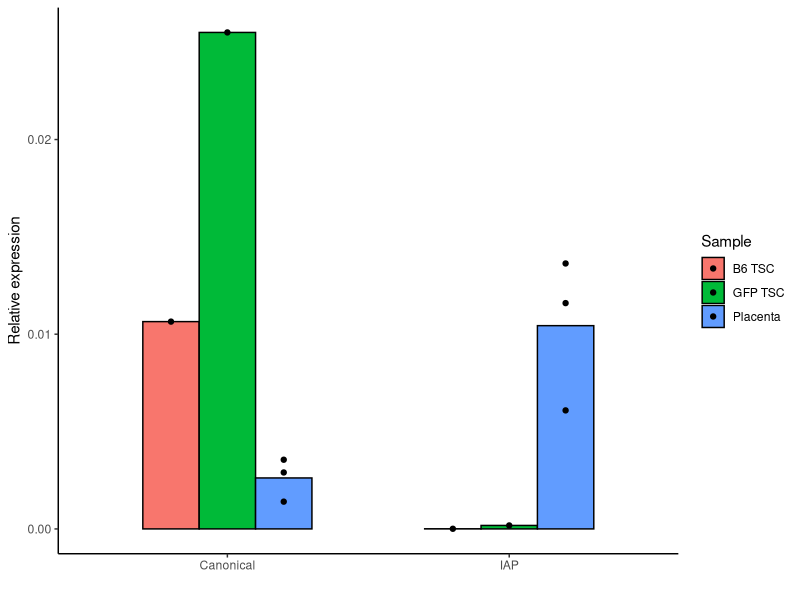

Recreate this plot in R.
library(tidyverse)


##read data

suv = read_tsv('Suv39h2_qPCR.txt')


##plot

ggplot(suv, aes(x=Isoform, y=Expression, fill=Sample)) +
	geom_bar(position=position_dodge(), stat='summary', fun=mean, col='black', width=0.6) +
	geom_point(position=position_dodge(width=0.6), col='black') +
	xlab('') +
	ylab('Relative expression') +
	theme_classic()
